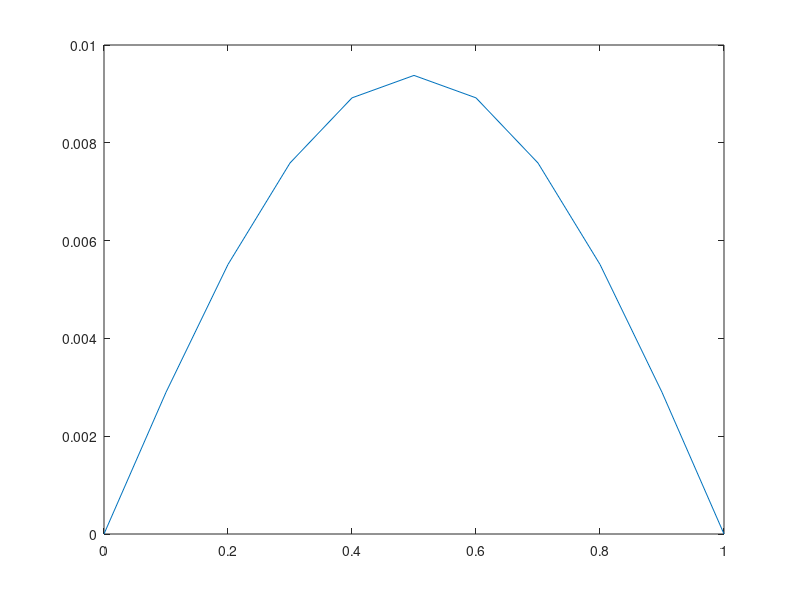

Write the MATLAB code that produced this figure.
function heatEquBackward( )
%initial condition

dx = 0.1;
x = 0:dx:1;
nx = length(x);
nu = 1;
nt = 50;%.0005
dt = 0.01;
c = 1;
tend = nt * dt;

u = zeros(nx, 1);
u = sin(pi * x);
plot(u)
exact_u = exp(-pi^2 * tend) * sin(pi * x);

%u(0.5/dx : 1/dx + 1) = 2;
%plot(u);

frame_counter = 1;
lambda = nu * dt / dx^2;
A = gallery('tridiag', length(u)-2,-lambda,1+2*lambda,-lambda);
for n = 1:nt
    un = u;
    %size(A);
    %size(u(2:nx-1));
    u(2:nx-1) = A \ un(2:nx-1)';
    %for i = 2:nx-1
    %    u(i) = un(i) + nu*dt/dx^2 * (un(i+1) - 2*un(i) + un(i-1));
    %end
    plot(x,u);
    %plot(linspace(0,2,nx),u);
    %axis([0 2 0.5 2]);  % fix the axis so it doesn't change on the for loop
    F(frame_counter) = getframe;
    frame_counter = frame_counter + 1;
end
norm(u - exact_u, inf)


end

